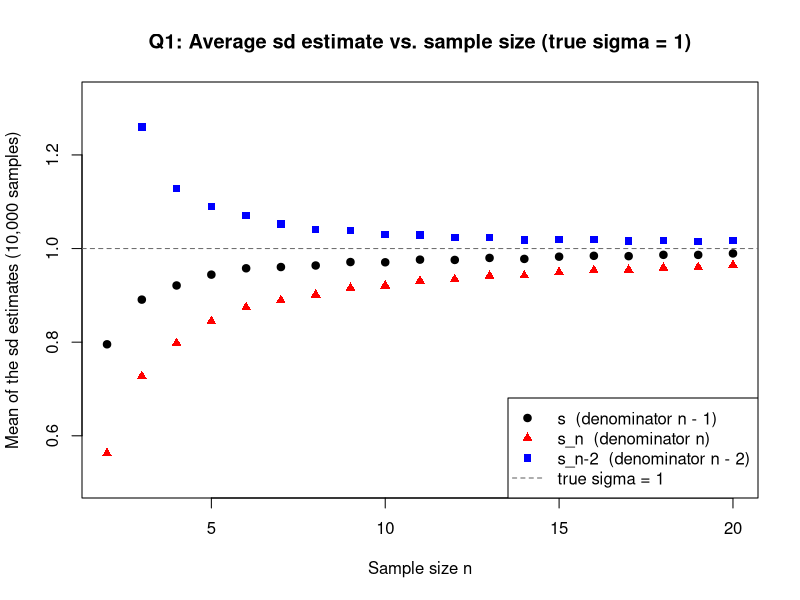
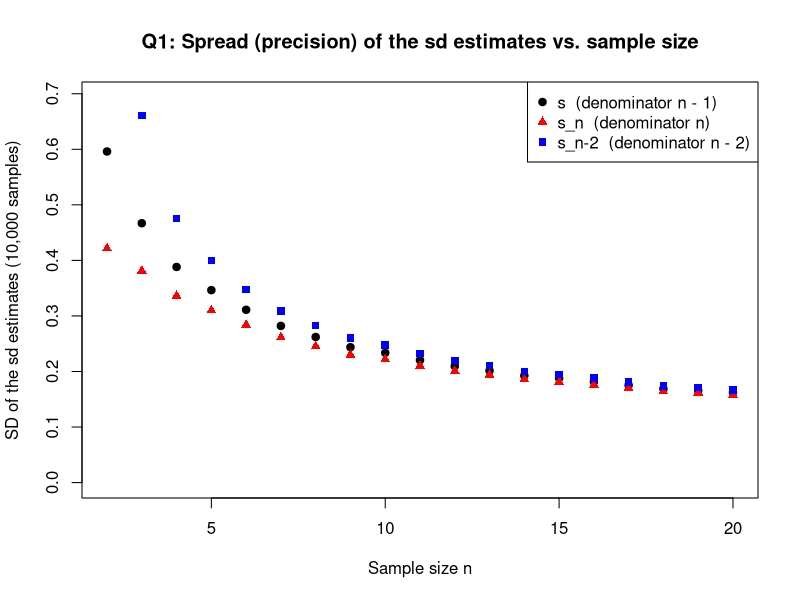
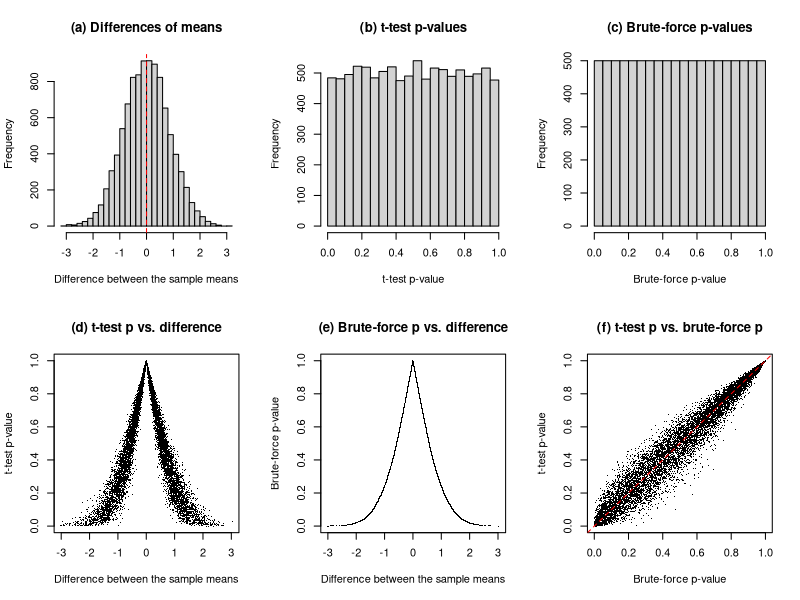
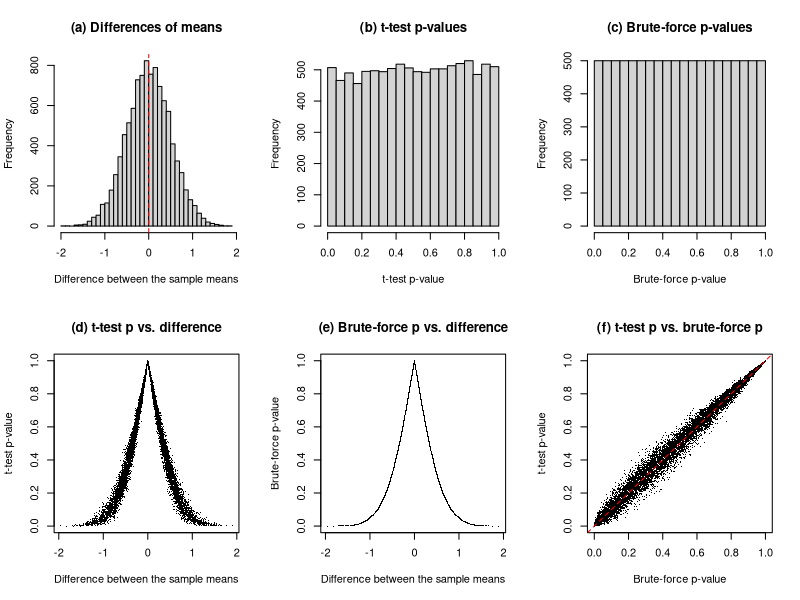
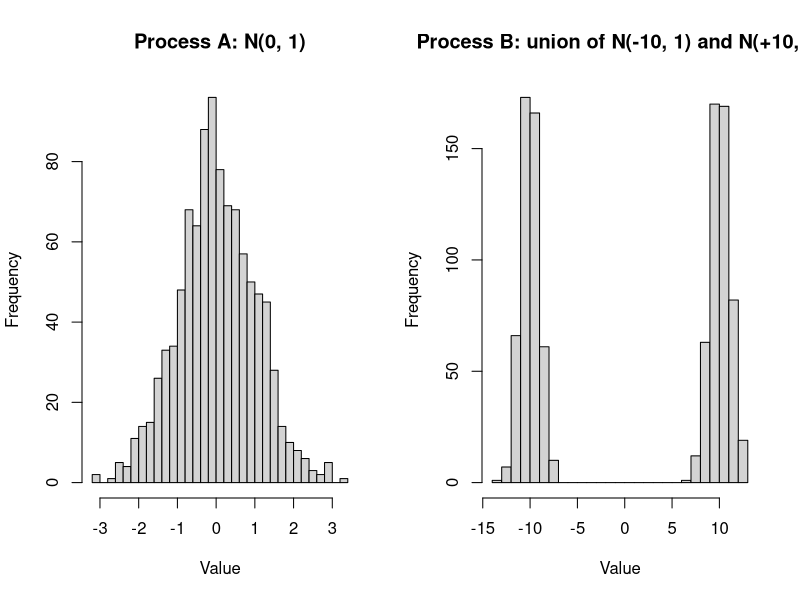
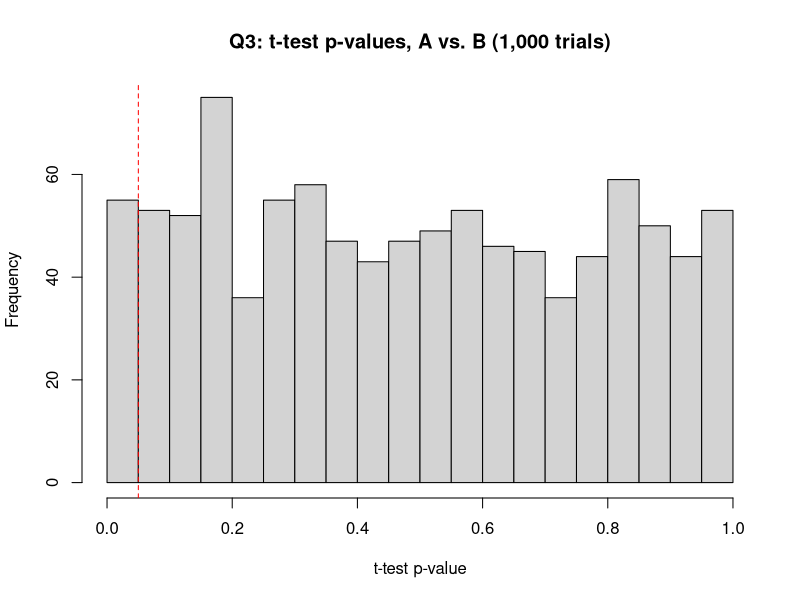

Reproduce these figures in R, in order.
## ---- chunk 1
# Global chunk options: show all code and its output, do not hide warnings.
# (Warnings that DO appear are discussed where they occur — see Question 1,
#  where the n - 2 estimator is undefined for a sample of size 2.)
knitr::opts_chunk$set(echo = TRUE, warning = TRUE, fig.width = 7,
                      fig.height = 5)
## ---- chunk 2
# ---------------------------------------------------------------------------
# sd.with.n(x): standard-deviation estimator with denominator n.
#   This is sqrt(S_n^2) from Notes Part 1, Eq. (5) — the "biased" estimator:
#   the sample is treated as if it were the whole population.
#   Arguments: x = one numeric sample (a vector of length n).
#   Returns:   one number, the n-denominator estimate of sigma.
# ---------------------------------------------------------------------------
sd.with.n <- function(x) {
  n <- length(x)                       # sample size of THIS sample
  sqrt(sum((x - mean(x))^2) / n)       # sum of squared deviations / n, rooted
}

# ---------------------------------------------------------------------------
# sd.with.n2(x): standard-deviation estimator with denominator n - 2.
#   Same numerator, denominator two smaller than the classical n - 1.
#   EDGE CASE (n = 2): the denominator is 0, so this estimator is UNDEFINED
#   for the smallest sample size in the study. Rather than letting R return
#   Inf (which would poison every mean, spread and plot axis downstream),
#   the function returns NA for n < 3, and every summary below is computed
#   with na.rm = TRUE. The n = 2 row of the results table is therefore
#   blank for this estimator, and its plotted curve starts at n = 3.
#   This is itself part of the answer: an estimator that does not even
#   exist at n = 2 is already at a disadvantage.
# ---------------------------------------------------------------------------
sd.with.n2 <- function(x) {
  n <- length(x)                       # sample size of THIS sample
  if (n < 3) return(NA_real_)          # denominator n - 2 would be <= 0
  sqrt(sum((x - mean(x))^2) / (n - 2)) # sum of squared deviations / (n-2)
}
## ---- chunk 3
#### Set up looping numbers ####
##################################
max.sample.size <- 20
n.sim <- 10000  # number of re-samplings we are going to run for each sample size

#### Set up matrices to save data. ####
# Rows    = one row per re-sampling (n.sim rows).
# Columns = one column per sample size; column j holds the results for
#           samples of size j, so columns 2..20 are used and column 1
#           simply stays NA (there is no sample of size 1 in this study).
sd.ori <- matrix(NA_real_, nrow = n.sim, ncol = max.sample.size) # classical sd, n-1
sd.n   <- matrix(NA_real_, nrow = n.sim, ncol = max.sample.size) # alternative, n
sd.n.2 <- matrix(NA_real_, nrow = n.sim, ncol = max.sample.size) # alternative, n-2

set.seed(111)  # reproducible "random" numbers (Notes Part 1, Section 6)

#### Perform computations in a loop ####
########################################
for (sample.size in 2:max.sample.size) {      # outer loop: sample size n
  for (i.sim in 1:n.sim) {                    # inner loop: re-sampling number
    # Draw ONE new random sample of size sample.size from the normal
    # distribution with mean 0 and sd 1 — the known truth is sigma = 1.
    x <- rnorm(sample.size, mean = 0, sd = 1)

    # (a) The "classical" sd of this sample (denominator n - 1, built-in sd()).
    x.sd <- sd(x)
    sd.ori[i.sim, sample.size] <- x.sd        # save it where it belongs in sd.ori

    # (b) The first modified estimator (denominator n), SAME sample x.
    sd.n[i.sim, sample.size] <- sd.with.n(x)  # save it where it belongs in sd.n

    # (c) The second modified estimator (denominator n - 2), SAME sample x.
    #     Returns NA when sample.size == 2 (see the function's edge case).
    sd.n.2[i.sim, sample.size] <- sd.with.n2(x)
  }
}
## ---- chunk 4
# The sample sizes actually studied, used as row labels / plot x-values.
sizes <- 2:max.sample.size

# MEAN of each estimator across the 10,000 re-samplings, per sample size.
# If an estimator is "aimed at" sigma = 1, its mean should sit at 1.
mean.ori <- apply(sd.ori[, sizes], 2, mean)                  # classical, n-1
mean.n   <- apply(sd.n[,   sizes], 2, mean)                  # alternative, n
mean.n2  <- apply(sd.n.2[, sizes], 2, mean, na.rm = TRUE)    # alternative, n-2
mean.n2[is.nan(mean.n2)] <- NA_real_  # n = 2 column is entirely NA (estimator
                                      # undefined there); display NA, not NaN

# SPREAD (standard deviation) of each estimator across the re-samplings.
# This measures precision: how much the estimate wobbles from sample to
# sample of the same size. Smaller spread = more trustworthy single estimate.
spread.ori <- apply(sd.ori[, sizes], 2, sd)                  # classical, n-1
spread.n   <- apply(sd.n[,   sizes], 2, sd)                  # alternative, n
spread.n2  <- apply(sd.n.2[, sizes], 2, sd, na.rm = TRUE)    # alternative, n-2

# Put the summaries in one table so the numbers behind the plots are visible.
q1.table <- data.frame(
  n            = sizes,
  mean_s       = round(mean.ori, 3),   # mean of classical estimator
  mean_s_n     = round(mean.n,   3),   # mean of n-denominator estimator
  mean_s_n2    = round(mean.n2,  3),   # mean of (n-2)-denominator estimator
  spread_s     = round(spread.ori, 3), # spread of classical estimator
  spread_s_n   = round(spread.n,   3), # spread of n-denominator estimator
  spread_s_n2  = round(spread.n2,  3)  # spread of (n-2)-denominator estimator
)
q1.table
## ---- chunk 5
# ---- Panel 1: MEAN of each estimator vs. sample size ----------------------
# Blank plot sized to fit all three series (ylim is set from ALL three
# means: the n-2 series rises above 1 at small n and would be clipped by
# an axis sized on the classical series alone). The dashed line marks
# the truth, sigma = 1, that every estimator is trying to recover.
plot(sizes, mean.ori, type = "n",
     ylim = c(0.5, max(mean.n2, na.rm = TRUE) * 1.05),
     xlab = "Sample size n", ylab = "Mean of the sd estimates (10,000 samples)",
     main = "Q1: Average sd estimate vs. sample size (true sigma = 1)")
abline(h = 1, lty = 2, col = "grey40")            # the true value, sigma = 1
points(sizes, mean.ori, pch = 19, col = "black")  # classical s (n - 1)
points(sizes, mean.n,   pch = 17, col = "red")    # s with denominator n
points(sizes, mean.n2,  pch = 15, col = "blue")   # s with denominator n - 2
legend("bottomright",
       legend = c("s  (denominator n - 1)", "s_n  (denominator n)",
                  "s_n-2  (denominator n - 2)", "true sigma = 1"),
       pch = c(19, 17, 15, NA), lty = c(NA, NA, NA, 2),
       col = c("black", "red", "blue", "grey40"))
## ---- chunk 6
# ---- Panel 2: SPREAD of each estimator vs. sample size --------------------
# Same construction: blank plot first (ylim again sized on all three
# series, since the n-2 estimator wobbles most), then one points()
# series per estimator. There is no single "true" spread to mark — the
# question here is how fast each estimator's wobble shrinks as n grows,
# and which wobbles most.
plot(sizes, spread.ori, type = "n",
     ylim = c(0, max(spread.n2, na.rm = TRUE) * 1.05),
     xlab = "Sample size n", ylab = "SD of the sd estimates (10,000 samples)",
     main = "Q1: Spread (precision) of the sd estimates vs. sample size")
points(sizes, spread.ori, pch = 19, col = "black")  # classical s (n - 1)
points(sizes, spread.n,   pch = 17, col = "red")    # s with denominator n
points(sizes, spread.n2,  pch = 15, col = "blue")   # s with denominator n - 2
legend("topright",
       legend = c("s  (denominator n - 1)", "s_n  (denominator n)",
                  "s_n-2  (denominator n - 2)"),
       pch = c(19, 17, 15), col = c("black", "red", "blue"))
## ---- chunk 7
set.seed(222)  # reproducible draws (Notes Part 1, Section 6)

# The one common underlying distribution: mean 2, variance 3.
mu.true    <- 2
sigma.true <- sqrt(3)   # variance = 3  =>  sd = sqrt(3)

# First sample sizes, as suggested in the prompt.
n1 <- 5
n2 <- 7

# Draw the two samples from the SAME distribution (null is true).
x1 <- rnorm(n1, mean = mu.true, sd = sigma.true)  # sample 1, size n1
x2 <- rnorm(n2, mean = mu.true, sd = sigma.true)  # sample 2, size n2
x1
x2

# Difference between the samples' means — the test statistic.
mean.diff.single <- mean(x1) - mean(x2)
mean.diff.single

# p-value of a (two-sided, default) t-test run on the same two samples.
# t.test() returns a list; $p.value is the element we need — the same
# access pattern as t.test(...)$p.value in Notes Part 2, Section 2 and
# in Week2 Script.R, Part 2, Code Chunks 4-5.
t.test(x1, x2)$p.value
## ---- chunk 8
# ---------------------------------------------------------------------------
# resample.study(n1, n2, n.sim, mu, sigma, seed)
#   Runs one complete Question-2 study at sample sizes n1 and n2.
#   Returns a list with the simulated differences of means (diff),
#   the t-test p-value for each resampling (t.p), the brute-force
#   p-value for each resampling (brute.p), and the sizes used.
# ---------------------------------------------------------------------------
resample.study <- function(n1, n2, n.sim = 10000,
                           mu = 2, sigma = sqrt(3), seed = 1) {
 # set.seed(seed)  # each study is reproducible on its own

  ## Step 1: the resampling matrix — n.sim rows x (n1 + n2) columns.
  ## Every entry is an independent draw from the SAME normal
  ## distribution, so in every row both "samples" obey the null.
  sim.mat <- matrix(rnorm(n.sim * (n1 + n2), mean = mu, sd = sigma),
                    nrow = n.sim, ncol = n1 + n2) 
  

  ## Step 2: difference between the means of sample 1 and sample 2
  ## within one row x of the matrix (indexing as in the prompt outline).
  mean.diff <- function(x) mean(x[1:n1]) - mean(x[(n1 + 1):(n1 + n2)])

  ## Step 3a: the difference in means for all rows of the matrix.
  diff.sim <- apply(sim.mat, 1, mean.diff)

  ## Step 3b: the t-test p-value for all rows of the matrix.
  ## A small local function runs the two-sided t-test on one row and
  ## keeps only its p-value; apply() runs it on every row.
  t.p.row <- function(x) t.test(x[1:n1], x[(n1 + 1):(n1 + n2)])$p.value
  t.p.sim <- apply(sim.mat, 1, t.p.row)

  ## Step 4: the brute-force p-value of each difference, from its rank.
  ## rank(-abs(diff)) is small exactly when |diff| is large (extreme);
  ## dividing by the number of resamplings turns the rank into the
  ## fraction of resamplings at least as extreme — a p-value obtained
  ## without any t-distribution mathematics at all.
  brute.p.sim <- rank(-abs(diff.sim)) / n.sim

  ## Hand everything back in one list.
  list(n1 = n1, n2 = n2, diff = diff.sim,
       t.p = t.p.sim, brute.p = brute.p.sim)
}

# Run 1: the original small sample sizes, n1 = 5 and n2 = 7.
study.small <- resample.study(n1 = 10, n2 = 7)

# A few summary numbers for the small-sample study, used in the text:
# the centre and spread of the simulated differences, the fraction of
# t-tests that (incorrectly-looking) come out "significant" at 0.05,
# and two agreement measures between the two kinds of p-value.
summary.small <- c(
  mean.diff      = mean(study.small$diff),                 # should be ~ 0
  sd.diff        = sd(study.small$diff),                   # spread of diffs
  frac.t.sig     = mean(study.small$t.p < 0.05),           # should be ~ 0.05
  frac.brute.sig = mean(study.small$brute.p < 0.05),       # should be ~ 0.05
  cor.p          = cor(study.small$t.p, study.small$brute.p),
  mean.abs.diff.p = mean(abs(study.small$t.p - study.small$brute.p))
)
round(summary.small, 4)
## ---- chunk 9
# ---------------------------------------------------------------------------
# plot.study(study, label): draws panels (a)-(f) of the question for one
#   resample.study() result. study = the list returned by resample.study();
#   label = text identifying the sample sizes, used in the figure title.
# ---------------------------------------------------------------------------
plot.study <- function(study, label) {
  old.par <- par(mfrow = c(2, 3))  # 6 panels in one figure; restore after
  on.exit(par(old.par))

  # (a) Distribution of the differences observed in all the resamplings.
  hist(study$diff, breaks = 40,
       xlab = "Difference between the sample means",
       main = "(a) Differences of means")
  abline(v = 0, lty = 2, col = "red")  # differences centre on the null value 0

  # (b) Distribution of the t-test p-values from each resampling.
  hist(study$t.p, breaks = 20, xlim = c(0, 1),
       xlab = "t-test p-value", main = "(b) t-test p-values")

  # (c) Distribution of the brute-force p-values from each resampling.
  hist(study$brute.p, breaks = 20, xlim = c(0, 1),
       xlab = "Brute-force p-value", main = "(c) Brute-force p-values")

  # (d) t-test p-value versus the difference between the means:
  #     one point per resampling experiment.
  plot(study$diff, study$t.p, pch = ".",
       xlab = "Difference between the sample means", ylab = "t-test p-value",
       main = "(d) t-test p vs. difference")

  # (e) Brute-force p-value versus the difference between the means:
  #     x-axis = difference, y-axis = p-value, one point per experiment.
  plot(study$diff, study$brute.p, pch = ".",
       xlab = "Difference between the sample means",
       ylab = "Brute-force p-value",
       main = "(e) Brute-force p vs. difference")

  # (f) t-test p-values vs. brute-force p-values.
  #     The dashed line is y = x: perfect agreement between the methods.
  plot(study$brute.p, study$t.p, pch = ".",
       xlab = "Brute-force p-value", ylab = "t-test p-value",
       main = "(f) t-test p vs. brute-force p")
  abline(a = 0, b = 1, lty = 2, col = "red")
}
## ---- chunk 10
plot.study(study.small, "n1 = 5, n2 = 7")
## ---- chunk 11
# Run 2: sample sizes multiplied by 4 (5 -> 20 and 7 -> 28).
study.large <- resample.study(n1 = 20, n2 = 28, seed = 203)

summary.large <- c(
  mean.diff      = mean(study.large$diff),
  sd.diff        = sd(study.large$diff),
  frac.t.sig     = mean(study.large$t.p < 0.05),
  frac.brute.sig = mean(study.large$brute.p < 0.05),
  cor.p          = cor(study.large$t.p, study.large$brute.p),
  mean.abs.diff.p = mean(abs(study.large$t.p - study.large$brute.p))
)
round(summary.large, 4)

plot.study(study.large, "n1 = 20, n2 = 28")
## ---- chunk 12
# ---------------------------------------------------------------------------
# draw.mixture(n): draws n values from Process B, the "union" (mixture)
#   of N(-10, 1) and N(+10, 1). EACH observation independently belongs
#   to one component or the other with equal chance: sample() picks a
#   centre, -10 or +10, separately for every draw (the same sample()
#   used for resampling in Notes Part 2, Section 2), and rnorm() then
#   draws around the chosen centres. Because the components are mirror
#   images around 0, the mixture's true mean is 0 while its true sd is
#   about sqrt(10^2 + 1) = 10.05.
#   Why per-draw choice matters: fixing exactly half the draws in each
#   component would force every sample's mean to almost the same value
#   and rig the experiment in 3(b) — the random fluctuation of the
#   mixture sample's mean (sometimes more +10s than -10s, sometimes
#   fewer) is precisely what the repeated t-tests below are studying.
# ---------------------------------------------------------------------------
draw.mixture <- function(n) {
  centres <- sample(c(-10, 10), size = n, replace = TRUE) # one coin flip per draw
  rnorm(n, mean = centres, sd = 1)  # draw around each chosen centre
}
## ---- chunk 13
set.seed(333)  # reproducible draws (Notes Part 1, Section 6)

# One large sample from each process, to display the distributions.
big.normal  <- rnorm(1000, mean = 0, sd = 1)  # Process A: standard normal
big.mixture <- draw.mixture(1000)             # Process B: two-spike mixture

# Side-by-side histograms. NOTE the x-axes: they are deliberately left
# at each sample's own range so both shapes are visible; Process B's
# axis runs roughly -14 to +14, Process A's only -4 to +4.
old.par <- par(mfrow = c(1, 2))
hist(big.normal, breaks = 30,
     xlab = "Value", main = "Process A: N(0, 1)")
hist(big.mixture, breaks = 30,
     xlab = "Value", main = "Process B: union of N(-10, 1) and N(+10, 1)")
par(old.par)

# The numerical summaries tell the same story as the pictures:
# means (nearly) identical, standard deviations ten-fold apart.
c(mean.A = mean(big.normal),  sd.A = sd(big.normal),
  mean.B = mean(big.mixture), sd.B = sd(big.mixture))
## ---- chunk 14
set.seed(334)

# One pair of samples of the size used in the repeated trials below.
n3 <- 25
sample.A <- rnorm(n3, mean = 0, sd = 1)  # 25 draws from Process A
sample.B <- draw.mixture(n3)             # 25 draws from Process B

# t-test of the two samples (two-sided, default settings, as throughout).
t.test(sample.A, sample.B)$p.value
## ---- chunk 15
set.seed(335)

n.trials <- 1000   # number of repeated experiments
p.q3 <- numeric(n.trials)  # empty vector to hold one p-value per trial

# Each trial: draw a FRESH sample from each process (same sizes as the
# illustrative pair above) and record the t-test p-value.
for (i in 1:n.trials) {
  a <- rnorm(n3, mean = 0, sd = 1)  # fresh sample from Process A
  b <- draw.mixture(n3)             # fresh sample from Process B
  p.q3[i] <- t.test(a, b)$p.value   # keep only the p-value
}

# Histogram of the 1,000 p-values, with the conventional 0.05 cutoff marked.
hist(p.q3, breaks = 20, xlim = c(0, 1),
     xlab = "t-test p-value", main = "Q3: t-test p-values, A vs. B (1,000 trials)")
abline(v = 0.05, lty = 2, col = "red")

# Fraction of trials that DO come out "significant" at 0.05.
mean(p.q3 < 0.05)
## ---- chunk 16
# Fixed quantities for the whole question.
n.patients <- 15   # n: patients screened, all truly positive
p.sens     <- 0.8  # p: sensitivity = P(one truly positive patient tests +)
## ---- chunk 17
# Step 1: the binomial coefficient, by the choose() function of the notes
# and, to show the work, by the factorial definition directly.
choose(15, 10)                                  # = 3003
factorial(15) / (factorial(10) * factorial(5))  # same number, by hand

# Steps 2-3: one pattern's probability, times the number of patterns.
choose(15, 10) * 0.8^10 * 0.2^5                 # = 0.1032 (see 4b)
## ---- chunk 18
dbinom(10, size = n.patients, prob = p.sens)  # P(X = 10), from dbinom()
# Compare with the hand result from 4(a): the two agree.
choose(15, 10) * 0.8^10 * 0.2^5 - dbinom(10, size = n.patients, prob = p.sens)
## ---- chunk 19
# Way 1: the CDF (pbinom) and the complement rule.
p.atleast.pbinom <- 1 - pbinom(9, size = n.patients, prob = p.sens)
p.atleast.pbinom

# Way 2: sum the individual dbinom() probabilities for 10 through 15.
p.atleast.sum <- sum(dbinom(10:15, size = n.patients, prob = p.sens))
p.atleast.sum

# The two approaches agree (difference is zero up to rounding).
p.atleast.pbinom - p.atleast.sum
## ---- chunk 20
set.seed(444)  # reproducible draws (Notes Part 1, Section 6)

# 10,000 simulated screens of 15 patients each.
sim.q4 <- rbinom(10000, size = n.patients, prob = p.sens)

# Simulated P(X >= 10): the proportion of screens with >= 10 positives.
mean(sim.q4 >= 10)

# For completeness, the simulated P(X = 10) as well, against part (a)/(b).
mean(sim.q4 == 10)

# Side by side with the analytic answers:
c(simulated.at.least.10 = mean(sim.q4 >= 10), analytic.from.4c = p.atleast.pbinom,
  simulated.exactly.10  = mean(sim.q4 == 10),  analytic.from.4b = dbinom(10, n.patients, p.sens))
## ---- chunk 21
# The 95% quantile of the distribution: P(X <= 14) is the first
# cumulative probability to reach 0.95.
q.95 <- qbinom(0.95, size = n.patients, prob = p.sens)
q.95
pbinom(q.95, size = n.patients, prob = p.sens)      # >= 0.95
pbinom(q.95 - 1, size = n.patients, prob = p.sens)  # <  0.95

# Therefore the smallest k whose UPPER tail is at most 0.05 is:
k.star <- q.95 + 1
k.star

# Direct verification over all candidate thresholds k = 0..16:
# P(X >= k) = 1 - P(X <= k - 1), computed for each k with sapply().
tail.probs <- sapply(0:16, function(k) 1 - pbinom(k - 1, size = n.patients,
                                                  prob = p.sens))
data.frame(k = 0:16, P.X.at.least.k = round(tail.probs, 4))
min((0:16)[tail.probs <= 0.05])  # confirms k.star is the smallest such k
1 - pbinom(k.star - 1, size = n.patients, prob = p.sens)      # P(X >= 15)
1 - pbinom(k.star - 2, size = n.patients, prob = p.sens)      # P(X >= 14)
